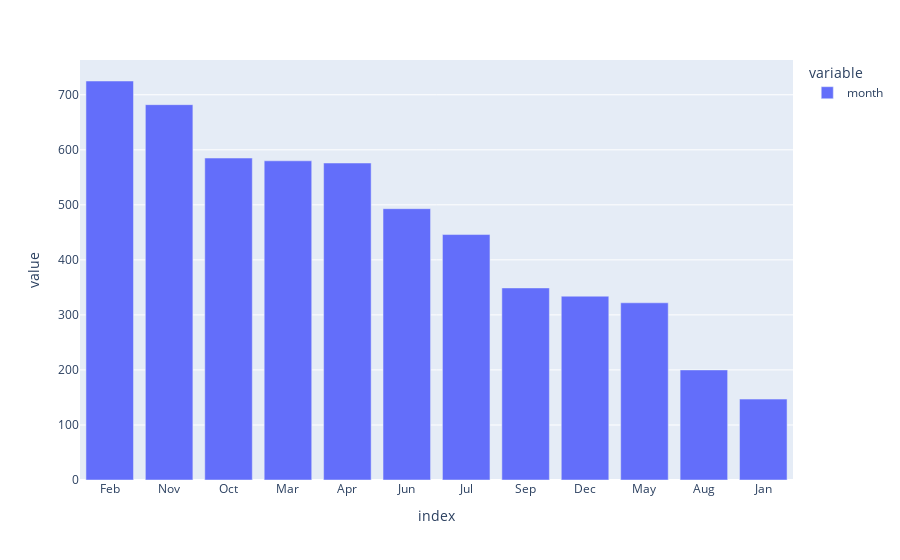

Source (notebook cell):
### Code cell
fig = px.bar(monthly_ted)
fig.show()

### Figure 1 — Plotly figure (JSON) as saved in the notebook; plotly's stock layout.template omitted (floating-point values rounded to 4 significant figures)
{"data": [{"alignmentgroup": "True", "hovertemplate": "variable=month<br>index=%{x}<br>value=%{y}<extra></extra>", "legendgroup": "month", "marker": {"color": "#636efa", "pattern": {"shape": ""}}, "name": "month", "offsetgroup": "month", "orientation": "v", "showlegend": true, "textposition": "auto", "type": "bar", "x": ["Feb", "Nov", "Oct", "Mar", "Apr", "Jun", "Jul", "Sep", "Dec", "May", "Aug", "Jan"], "xaxis": "x", "y": [725, 682, 585, 580, 576, 493, 446, 349, 334, 322, 200, 147], "yaxis": "y"}], "layout": {"autosize": true, "barmode": "relative", "legend": {"title": {"text": "variable"}, "tracegroupgap": 0}, "margin": {"t": 60}, "xaxis": {"anchor": "y", "autorange": true, "domain": [0, 1], "range": [-0.5, 11.5], "title": {"text": "index"}, "type": "category"}, "yaxis": {"anchor": "x", "autorange": true, "domain": [0, 1], "range": [0, 763.2], "title": {"text": "value"}, "type": "linear"}}}
